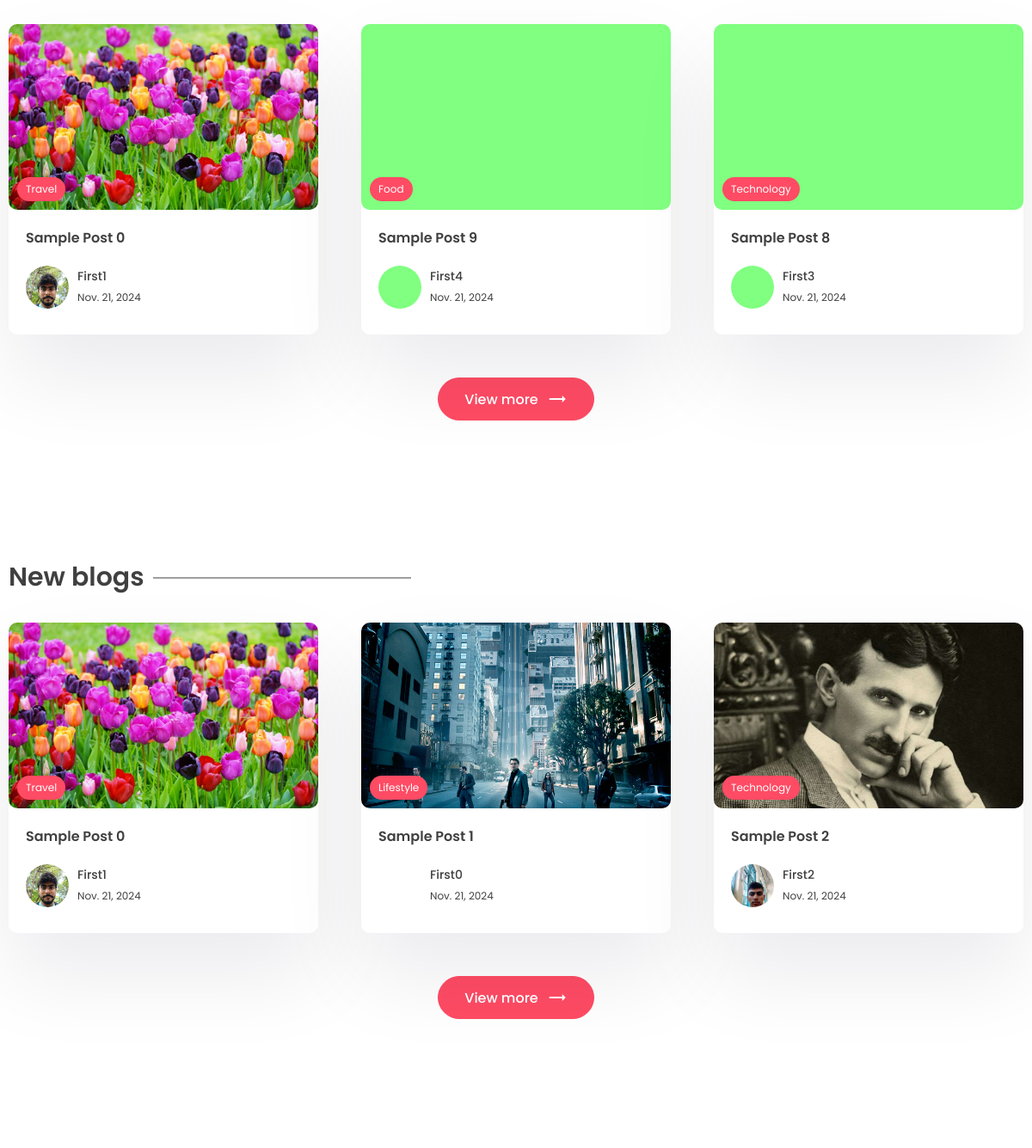
The app's page / (middle part), older data.
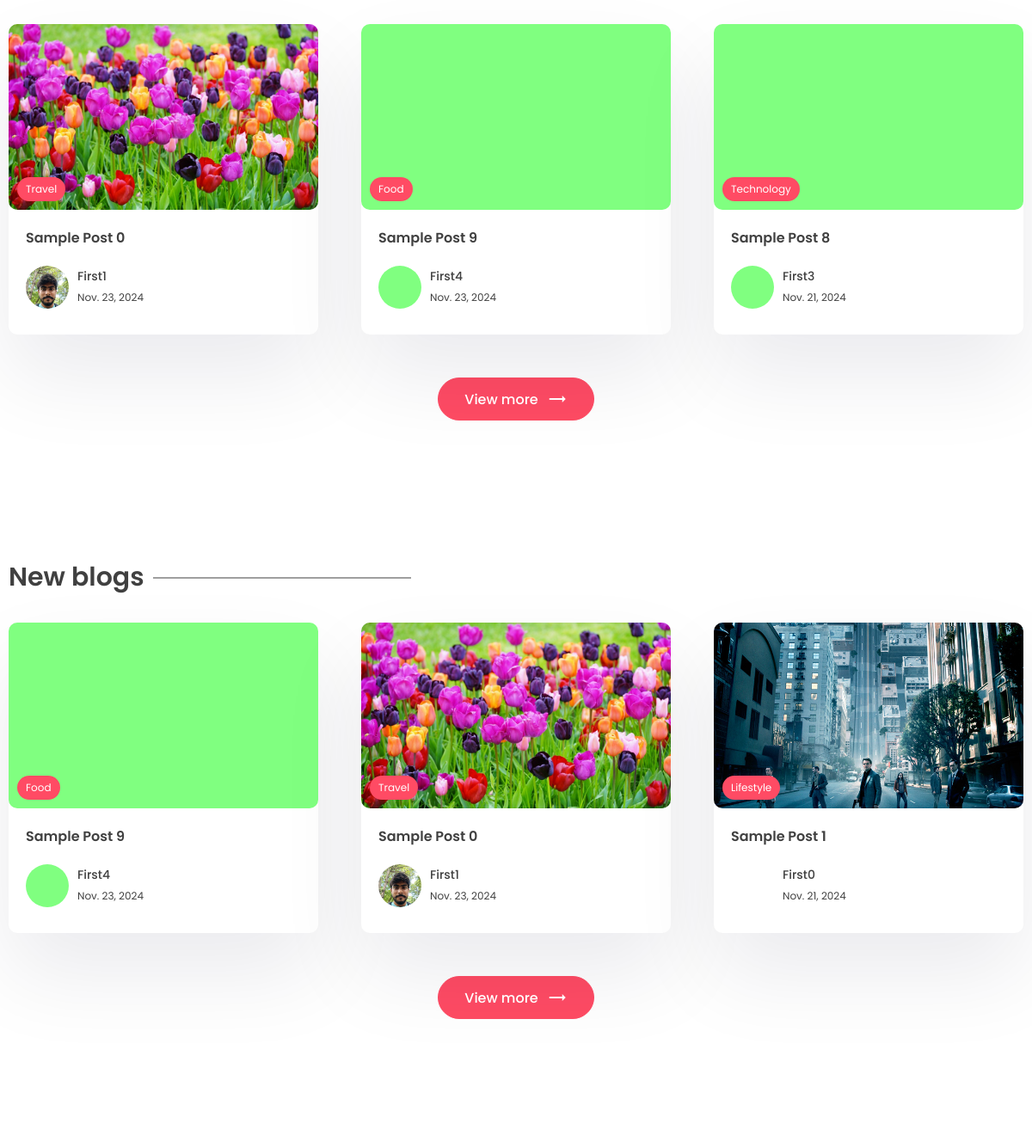
The same page, newer data.
### app/models.py (models this page shows, shortened)
class Post(models.Model):
    title =  models.CharField(max_length=200)
    content = models.TextField()
    last_updated = models.DateTimeField(auto_now=True)
    slug = models.SlugField(max_length=200, unique=True)
    image = models.ImageField(null=True, blank=True, upload_to="images/")
    tags = models.ManyToManyField(Tag, blank=True, related_name='post')
    view_count=models.IntegerField(null=True, blank=True)
    is_featured = models.BooleanField(default=False)
    author = models.ForeignKey(User, on_delete=models.CASCADE, null=True, blank=True)
    bookmarks = models.ManyToManyField(User, related_name="bookmarks", default=None, blank=True)
    likes = models.ManyToManyField(User, related_name="post_like", default=None, blank=True)

class Tag(models.Model):
    name = models.CharField(max_length=100)
    description = models.CharField(max_length=100)
    slug = models.SlugField(max_length=200, unique=True)

class Profile(models.Model):
    user = models.OneToOneField(User, on_delete=models.CASCADE)
    profile_image = models.ImageField(null=True, blank=True, upload_to="images/")
    slug = models.SlugField(max_length=200, unique=True)
    bio = models.CharField(max_length=200)

### app/views.py (the view, shortened to what this page needs)
# urls.py: path('', views.index, name="index"),
def index(request):
    posts = Post.objects.all()
    top_posts = Post.objects.all().order_by('-view_count')[0:3]
    recent_posts = Post.objects.all().order_by('-last_updated')[0:3]
    featured_blog = Post.objects.filter(is_featured = True)
    subscribe_form = SubscribeForm()
    subscribe_successful = None
    website_info = None
    if WebsiteMeta.objects.all().exists():
        website_info = WebsiteMeta.objects.all()[0]
    if featured_blog:
        featured_blog = featured_blog[0]
    context = {'posts':posts, 'top_posts':top_posts, 'website_info':website_info,'recent_posts':recent_posts, 'subscribe_form':subscribe_form, 'subscribe_successful':subscribe_successful, 'featured_blog':featured_blog}
    return render(request, 'app/index.html', context)

### app/templates/app/index.html (shortened to what this page needs)
{% extends 'base.html' %}
{% block content %}
    <section class="sp">
      <div class="container">
        <div class="grid-3">
            {% for post in top_posts %}
          <a href="{% url 'post_page' post.slug %}">
            <div class="card">
              <div class="post-img">
                <img src="{{post.image.url}}" alt="" />
                <div class="tag">{{post.tags.all.0.name}}</div>
              </div>
              <div class="card-content">
                <h3>
                  {{post.title}}
                </h3>
                <div class="author">
                  <div class="profile-pic">
                    <img src="{{post.author.profile.profile_image.url}}" alt="" />
                  </div>
                  <div class="details">
                    <p>{{post.author.first_name}}</p>
                    <small>{{post.last_updated|date}}</small>
                  </div>
                </div>
              </div>
            </div>
          </a>
          {% endfor %}
        </div>
        <center>
          <a href="{% url 'all_posts' %}"><button class="btn btn-primary rounded view">
            View more <span class="material-icons"> trending_flat </span>
          </button></a>
        </center>
      </div>
    </section>
    <section class="sp">
      <div class="container">
        <h1 class="sec-title">New blogs</h1>
        <div class="grid-3">
            {% for post in recent_posts %}
          <a href="{% url 'post_page' post.slug %}">
            <div class="card">
              <div class="post-img">
                <img src="{{post.image.url}}" alt="" />
                <div class="tag">{{post.tags.all.0.name}}</div>
              </div>
              <div class="card-content">
                <h3>
                  {{post.title}}
                </h3>
                <div class="author">
                  <div class="profile-pic">
                    <img src="{{post.author.profile.profile_image.url}}" alt="" />
                  </div>
                  <div class="details">
                    <p>{{post.author.first_name}}</p>
                    <small>{{post.last_updated|date}}</small>
                  </div>
                </div>
              </div>
            </div>
          </a>
          {% endfor %}
        </div>
        <center>
          <a href="{% url 'all_posts' %}"><button class="btn btn-primary rounded view">
            View more <span class="material-icons"> trending_flat </span>
          </button></a>
        </center>
      </div>
    </section>
    {% endblock content %}

Row changes from the older to the newer data that the page shows:
no longer on this page (row unchanged): Post: image (picture), tags.all.0.name "Technology", title "Sample Post 2", author.profile.profile_image (picture), author.first_name "First2", last_updated "Nov. 21, 2024", shown under "New blogs"
changed Post "Sample Post 0": last_updated "Nov. 21, 2024" → "Nov. 23, 2024"
now on one of the page's lists (row edited): Post: tags.all.0.name "Food", title "Sample Post 9", author.first_name "First4", last_updated "Nov. 23, 2024"
changed Post "Sample Post 9": last_updated "Nov. 21, 2024" → "Nov. 23, 2024"
